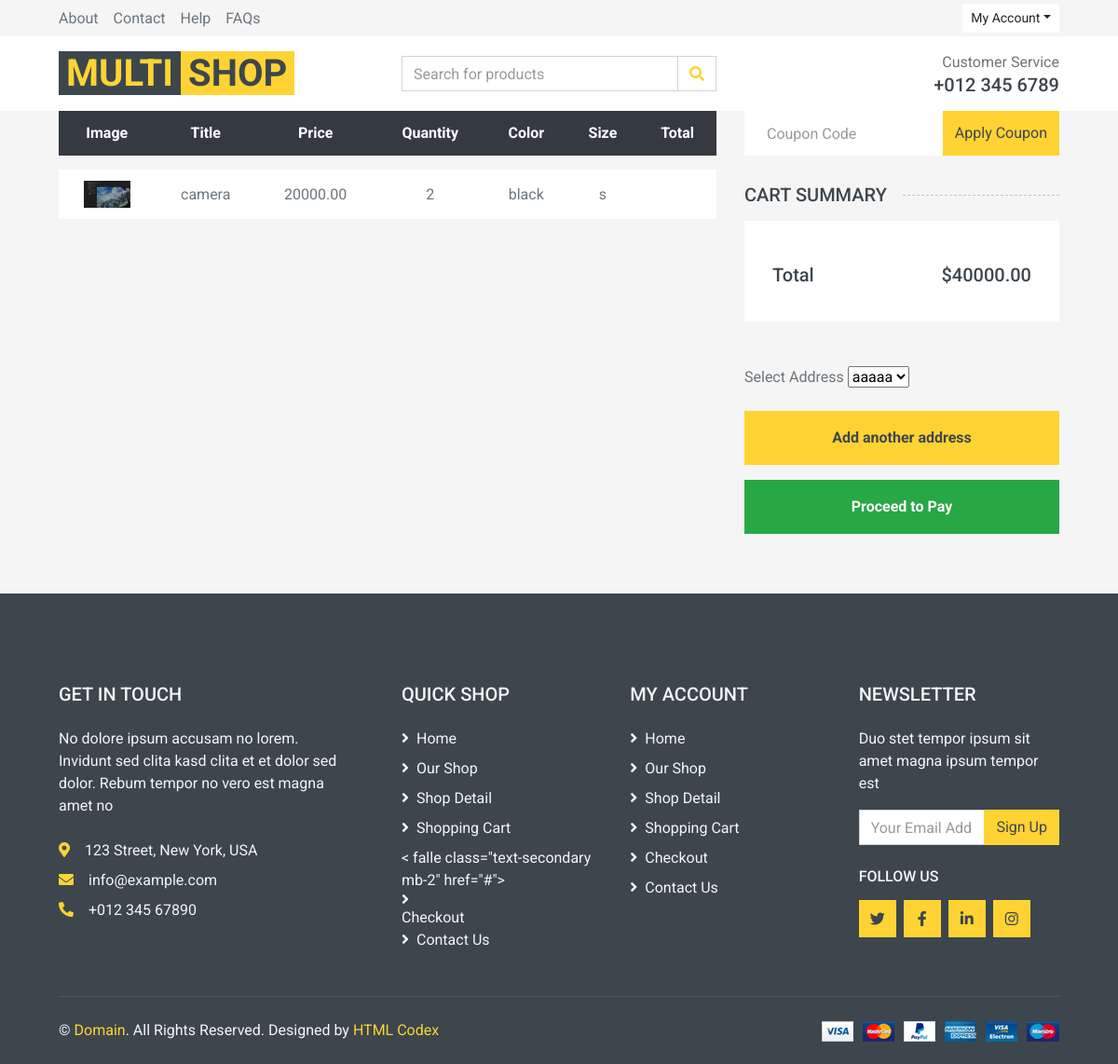
The app's page /cart/order/11 (signed in) with its own data.
### cart/models.py (models this page shows, shortened)
class OrderItem(models.Model):
    order = models.ForeignKey(Order, on_delete=models.CASCADE, related_name="item")
    product = models.ForeignKey(Product, on_delete=models.CASCADE, related_name="item")
    size = models.CharField(max_length=10)
    color = models.CharField(max_length=10)
    quantity = models.IntegerField()
    price = models.DecimalField(max_digits=20, decimal_places=2)

class Order(models.Model):
    user = models.ForeignKey(User, on_delete=models.CASCADE)
    total_price = models.IntegerField(default=0)
    created = models.DateTimeField(auto_now_add=True)
    is_paid = models.BooleanField(default=False)
    address = models.TextField(blank=True , null=True)

### product/models.py (models this page shows, shortened)
class Product(models.Model):
    category = models.ManyToManyField(Category , blank=True , null=True)
    title = models.CharField(max_length=100)
    description = models.TextField()
    price = models.FloatField()
    discount = models.FloatField()
    image = models.ImageField(upload_to="images/", null=True, blank=True)
    size = models.ManyToManyField(Size , blank=True , null=True ,related_name="product")
    color = models.ManyToManyField(Color, related_name="product")

### cart/views.py (the view)
# urls.py: path('order/<int:id>', views.order_detail, name='order_detail'),
@login_required
def order_detail(request, id):
    if request.method == "GET":
        order = get_object_or_404(Order, id=id, user=request.user)
        return render(request, 'cart/order_detail.html', {'order': order})

### cart/templates/cart/order_detail.html (shortened to what this page needs)
{% extends 'base.html' %}
{% load static %}
{% block main %}
<div class="container-fluid">
    <div class="row px-xl-5">
        <div class="col-lg-8 table-responsive mb-5">
            <table class="table table-light table-borderless table-hover text-center mb-0">
                <thead class="thead-dark">
                    <tr>
                        <th>Image</th>
                        <th>Title</th>
                        <th>Price</th>
                        <th>Quantity</th>
                        <th>Color</th>
                        <th>Size</th>
                        <th>Total</th>
                    </tr>
                </thead>
                <tbody class="align-middle">
                    {% for item in order.item.all %}
                    <tr>
                        <td class="align-middle"><img src="{{ item.product.image.url }}" alt="" style="width: 50px;"></td>
                        <td class="align-middle">{{ item.product.title }}</td>
                        <td class="align-middle">{{ item.price }}</td>
                        <td class="align-middle">{{ item.quantity }}</td>
                        <td class="align-middle">{{ item.color }}</td>
                        <td class="align-middle">{{ item.size }}</td>
                        <td class="align-middle">{{ item.total }}</td>
                    </tr>
                    {% endfor %}
                </tbody>
            </table>
        </div>
        <div class="col-lg-4">
            <form class="mb-30" method="post" action="{% url 'cart:apply_discount' order.id %}">
                <div class="input-group">
                    <input type="text" name="discount_code" class="form-control border-0 p-4" placeholder="Coupon Code">
                    <div class="input-group-append">
                        <button class="btn btn-primary">Apply Coupon</button>
                    </div>
                </div>
            </form>
            <h5 class="section-title position-relative text-uppercase mb-3"><span class="bg-secondary pr-3">Cart Summary</span></h5>
            <div class="bg-light p-30 mb-5">
                <div class="pt-2">
                    <div class="d-flex justify-content-between mt-2">
                        <h5>Total</h5>
                        <h5>${{ order.total_price|floatformat:2 }}</h5>
                    </div>
                </div>
            </div>
            {% if order.is_paid %}
                <div class="alert alert-success text-center">
                    <strong>Order Paid!</strong> Your order has been successfully processed.
                </div>
            {% else %}
                {% if request.user.addresses.all %}
                    <div class="mb-3">
                        <label for="address" class="form-label">Select Address</label>
                        <select name="address" id="address" class="form-select form-select-lg">
                            {% for address in request.user.addresses.all %}
                                <option value="{{ address.id }}">{{ address.address }}</option>
                            {% endfor %}
                        </select>
                        <a href="{% url 'account:add_address' %}?next={% url 'cart:order_detail' order.id %}"
                           class="btn btn-block btn-primary font-weight-bold my-3 py-3">Add another address</a>
                    </div>
                    <a href="{% url 'cart:payment' pk=order.id %}" class="btn btn-block btn-success font-weight-bold my-3 py-3">Proceed to Pay</a>
                {% else %}
                    <a href="{% url 'account:add_address' %}?next={% url 'cart:order_detail' order.id %}"
                       class="btn btn-block btn-primary font-weight-bold my-3 py-3">Add address first</a>
                {% endif %}
            {% endif %}
        </div>
    </div>
</div>
{% endblock %}

### records on screen
OrderItem: product.image (picture), product "camera", price "20000.00", quantity "2", color "black", size "s"
Order: total_price "40000.00"

### other values on screen
form field address "aaaaa"
